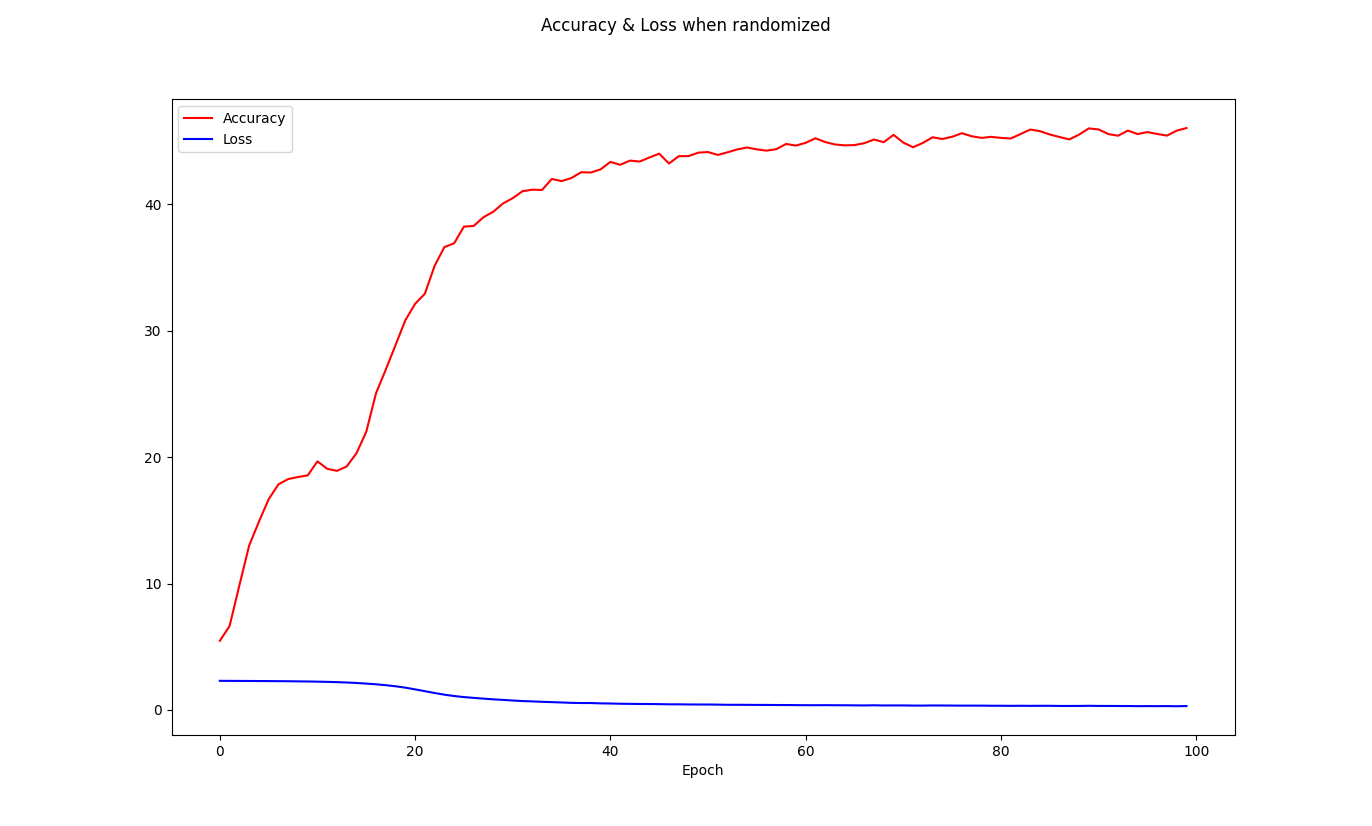

Reproduce this figure in Python.
import torch
from torch import nn
from torch.utils.data import DataLoader
from torchvision import datasets
from torchvision.transforms import ToTensor
import matplotlib.pyplot as plt
import numpy as np
import random 

# Download training data from open datasets.
training_data = datasets.MNIST(
    root="data",
    train=True,
    download=True,
    transform=ToTensor(),
)

# Download test data from open datasets.
test_data = datasets.MNIST(
    root="data",
    train=False,
    download=True,
    transform=ToTensor(),
)

batch_size = 64

# for X, y in test_dataloader:
#     print(f"Shape of X [N, C, H, W]: {X.shape}")
#     print(f"Shape of y: {y.shape} {y.dtype}")

# Get cpu, gpu or mps device for training.
device = (
    "cuda"
    if torch.cuda.is_available()
    else "mps"
    if torch.backends.mps.is_available()
    else "cpu"
)
print(f"Using {device} device")

# Define model
class NeuralNetwork(nn.Module):

    def __init__(self, nInput, nHidden, nOutput):
        super(NeuralNetwork, self).__init__()
        self.nInput  = nInput
        self.nHidden = nHidden
        self.nOutput = nOutput
        self.flatten = nn.Flatten()
        self.linear1 = nn.Linear(self.nInput,  self.nHidden)
        self.linear2 = nn.Linear(self.nHidden, self.nHidden)
        self.linear3 = nn.Linear(self.nHidden, self.nHidden)
        self.linear4 = nn.Linear(self.nHidden, self.nOutput)
        # self.linear5 = nn.Linear(self.nHidden, self.nHidden)
        # self.linear6 = nn.Linear(self.nHidden, self.nHidden)
        # self.linear7 = nn.Linear(self.nHidden, self.nHidden)
        # self.linear8 = nn.Linear(self.nHidden, self.nOutput)
        self.ReLU    = nn.ReLU()

    def forward(self, x):
        f = self.flatten(x)
        h1 = self.ReLU(self.linear1(f))
        h2 = self.ReLU(self.linear2(h1))
        h3 = self.ReLU(self.linear3(h2))
        # h4 = self.ReLU(self.linear4(h3))
        # h5 = self.ReLU(self.linear5(h4))
        # h6 = self.ReLU(self.linear6(h5))
        # h7 = self.ReLU(self.linear7(h5))
        output = self.linear4(h3) ## <- NOTE
        return(output)

model = NeuralNetwork(784, 256, 10).to(device)
print(model)

loss_fn = nn.CrossEntropyLoss()
optimizer = torch.optim.SGD(model.parameters(), lr=1e-3)

l_test = []
l_train = []
epoch = []

def train(dataloader, model, loss_fn, optimizer):
    size = len(training_data)
    model.train()
    train_loss = 0.0
    for batch, (X, y) in enumerate(dataloader):
        if random.randrange(0, 1) > 0.5:
            c = torch.randperm(len(y))
            y = y[c]
        X, y = X.to(device), y.to(device)

        # Compute prediction error
        pred = model(X)
        loss = loss_fn(pred, y)
        train_loss += loss.item()

        # Backpropagation
        loss.backward()
        optimizer.step()

        grad_total = 0.0

        for p in model.parameters():
            p.requires_grad_(True)
            # print(f"{p.grad}")
            grad = 0.0
            if p.grad is not None:
                # print(f"Value! {p.grad.shape}")
                grad = (p.grad.cpu().data.numpy() ** 2).sum()
            grad_total += grad
        grad_norm=grad_total**0.5
        grad_plot.append(grad_norm)

        optimizer.zero_grad()
        if batch % 100 == 0:
            loss, current = loss.item(), (batch + 1) * len(X)
            print(f"loss: {loss:>7f}  [{current:>5d}/{size:>5d}]")
    train_loss /= len(dataloader)
    l_train.append(train_loss)

def test(dataloader, model, loss_fn):
    size = len(test_data)
    num_batches = len(dataloader)
    model.eval()
    test_loss, correct = 0, 0
    with torch.no_grad():
        for X, y in dataloader:
            X, y = X.to(device), y.to(device)
            pred = model(X)
            test_loss += loss_fn(pred, y).item()
            correct += (pred.argmax(1) == y).type(torch.float).sum().item()
    test_loss /= num_batches
    correct /= size
    l_test.append(correct*100)
    print(f"Test Error: \n Accuracy: {(100*correct):>0.1f}%, Avg loss: {test_loss:>8f} \n")

epochs = 100

grad_plot = []


for t in range(epochs):
    print(f"Epoch {t+1}\n-------------------------------")
    epoch.append(t+1)

    sub_size_train = list([random.randrange(0, len(training_data)) for a in range(len(training_data)//2)])
    sub_size_test = list([random.randrange(0, len(test_data)) for a in range(len(test_data)//2)])

    train_subset = torch.utils.data.Subset(training_data, sub_size_train)
    test_subset = torch.utils.data.Subset(test_data, sub_size_test)

    # Create data loaders.
    train_dataloader = DataLoader(train_subset, batch_size=batch_size, shuffle=True)
    test_dataloader = DataLoader(test_subset, batch_size=batch_size)

    train(train_dataloader, model, loss_fn, optimizer)
    test(test_dataloader, model, loss_fn)
    
print("Done!")

# plot the dataecurse=True
fig, ax = plt.subplots()
ax.plot(range(epochs), l_test, color="r", alpha= 1.0, label= "Accuracy")
ax.plot(range(epochs), l_train, color="b", alpha= 1.0, label= "Loss")
ax.set_xlabel('Epoch')

fig.suptitle('Accuracy & Loss when randomized')
ax.legend()

plt.show()
